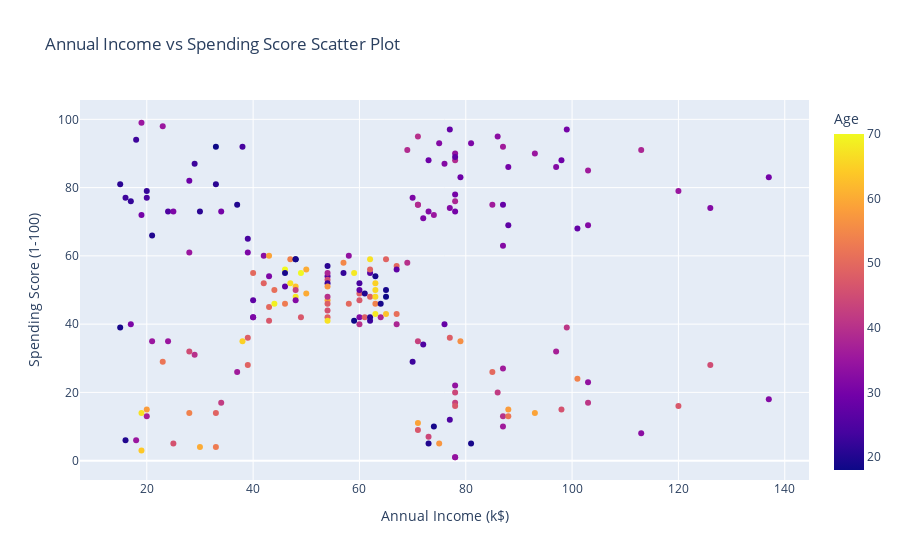

The notebook cell saved with this chart:
### Markdown cell above
#### It is clearly seen Age group 30-34 has a higher Annual Income,followed by 35-39, But Unlike the spending score the Age group 45-49 comes third.

### Code cell
fig3 = px.scatter(df, x='Annual Income (k$)',y='Spending Score (1-100)',color='Age',title= 'Annual Income vs Spending Score Scatter Plot')
fig3.show()

### Figure 1 — Plotly figure (JSON) as saved in the notebook; plotly's stock layout.template omitted (floating-point values rounded to 4 significant figures; data arrays with more than 128 entries replaced by an {"elided": "..."} marker saying what was removed)
{"data": [{"hovertemplate": "Annual Income (k$)=%{x}<br>Spending Score (1-100)=%{y}<br>Age=%{marker.color}<extra></extra>", "legendgroup": "", "marker": {"color": {"elided": "200 int values"}, "coloraxis": "coloraxis", "symbol": "circle"}, "mode": "markers", "name": "", "orientation": "v", "showlegend": false, "type": "scatter", "x": {"elided": "200 int values"}, "xaxis": "x", "y": {"elided": "200 int values"}, "yaxis": "y"}], "layout": {"coloraxis": {"colorbar": {"title": {"text": "Age"}}, "colorscale": [[0, "#0d0887"], [0.1111, "#46039f"], [0.2222, "#7201a8"], [0.3333, "#9c179e"], [0.4444, "#bd3786"], [0.5556, "#d8576b"], [0.6667, "#ed7953"], [0.7778, "#fb9f3a"], [0.8889, "#fdca26"], [1, "#f0f921"]]}, "legend": {"tracegroupgap": 0}, "title": {"text": "Annual Income vs Spending Score Scatter Plot"}, "xaxis": {"anchor": "y", "domain": [0, 1], "title": {"text": "Annual Income (k$)"}}, "yaxis": {"anchor": "x", "domain": [0, 1], "title": {"text": "Spending Score (1-100)"}}}}
